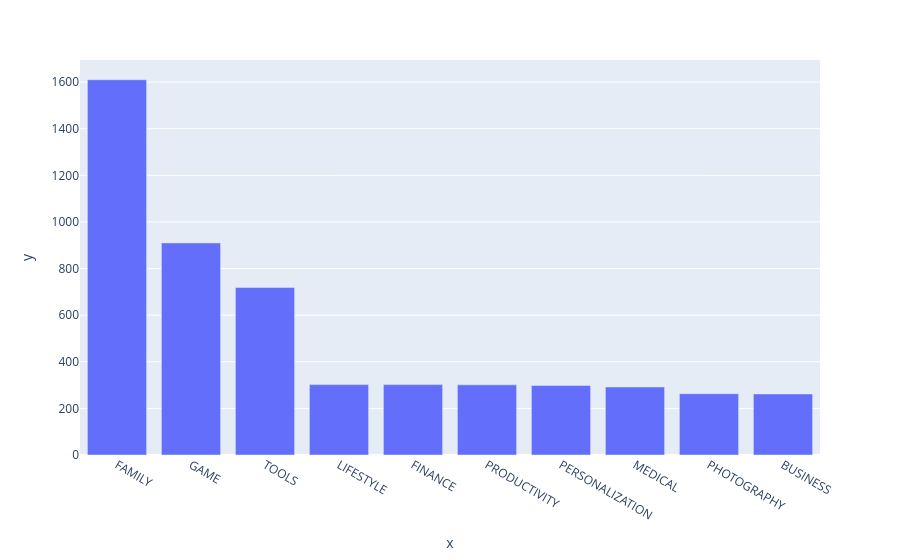

Notebook cell for this chart:
### Markdown cell above
### Vertical Bar Chart - Highest Competition (Number of Apps)

### Code cell
bar = px.bar(
    x = top10_category.index, # index here contains the category names
    y = top10_category.values

)
bar.show()

### Figure 1 — Plotly figure (JSON) as saved in the notebook; plotly's stock layout.template omitted (floating-point values rounded to 4 significant figures)
{"data": [{"hovertemplate": "x=%{x}<br>y=%{y}<extra></extra>", "legendgroup": "", "marker": {"color": "#636efa", "pattern": {"shape": ""}}, "name": "", "orientation": "v", "showlegend": false, "textposition": "auto", "type": "bar", "x": ["FAMILY", "GAME", "TOOLS", "LIFESTYLE", "FINANCE", "PRODUCTIVITY", "PERSONALIZATION", "MEDICAL", "PHOTOGRAPHY", "BUSINESS"], "xaxis": "x", "y": [1610, 910, 719, 302, 302, 301, 298, 292, 263, 262], "yaxis": "y"}], "layout": {"barmode": "relative", "legend": {"tracegroupgap": 0}, "margin": {"t": 60}, "xaxis": {"anchor": "y", "domain": [0, 1], "title": {"text": "x"}}, "yaxis": {"anchor": "x", "domain": [0, 1], "title": {"text": "y"}}}}
